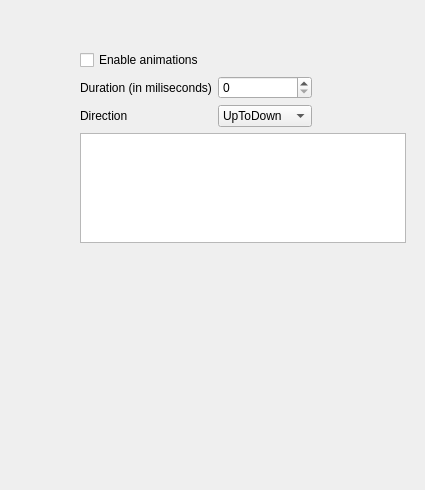
      <widget class="QWidget" name="pageSettingsAnimations">
       <widget class="QWidget" name="verticalLayoutWidget">
        <property name="geometry">
         <rect>
          <x>70</x>
          <y>40</y>
          <width>346</width>
          <height>441</height>
         </rect>
        </property>
        <layout class="QVBoxLayout" name="layoutAnimationsSettings">
         <item>
          <layout class="QGridLayout" name="gridLayout">
           <item row="1" column="1" colspan="2">
            <widget class="QCheckBox" name="checkBoxEnableAnimations">
             <property name="sizePolicy">
              <sizepolicy hsizetype="Preferred" vsizetype="Fixed">
               <horstretch>0</horstretch>
               <verstretch>0</verstretch>
              </sizepolicy>
             </property>
             <property name="text">
              <string>Enable animations</string>
             </property>
             <property name="checked">
              <bool>false</bool>
             </property>
            </widget>
           </item>
           <item row="2" column="1">
            <widget class="QLabel" name="label">
             <property name="text">
              <string>Duration (in miliseconds)</string>
             </property>
            </widget>
           </item>
           <item row="2" column="2">
            <widget class="QSpinBox" name="spinBoxAnimationDuration">
             <property name="sizePolicy">
              <sizepolicy hsizetype="Preferred" vsizetype="Fixed">
               <horstretch>0</horstretch>
               <verstretch>0</verstretch>
              </sizepolicy>
             </property>
             <property name="maximum">
              <number>99999</number>
             </property>
            </widget>
           </item>
           <item row="3" column="2">
            <widget class="QComboBox" name="comboBoxAnimationDirection">
             <item>
              <property name="text">
               <string>UpToDown</string>
              </property>
             </item>
             <item>
              <property name="text">
               <string>DownToUp</string>
              </property>
             </item>
             <item>
              <property name="text">
               <string>LeftToRight</string>
              </property>
             </item>
             <item>
              <property name="text">
               <string>RightToLeft</string>
              </property>
             </item>
            </widget>
           </item>
           <item row="5" column="0">
            <spacer name="horizontalSpacer">
             <property name="orientation">
              <enum>Qt::Horizontal</enum>
             </property>
             <property name="sizeType">
              <enum>QSizePolicy::Fixed</enum>
             </property>
             <property name="sizeHint" stdset="0">
              <size>
               <width>10</width>
               <height>20</height>
              </size>
             </property>
            </spacer>
           </item>
           <item row="5" column="1" colspan="3">
            <widget class="QListWidget" name="listWidgetCurvePicker">
             <property name="maximumSize">
              <size>
               <width>16777215</width>
               <height>110</height>
              </size>
             </property>
             <property name="editTriggers">
              <set>QAbstractItemView::NoEditTriggers</set>
             </property>
             <property name="verticalScrollMode">
              <enum>QAbstractItemView::ScrollPerPixel</enum>
             </property>
             <property name="horizontalScrollMode">
              <enum>QAbstractItemView::ScrollPerPixel</enum>
             </property>
             <property name="movement">
              <enum>QListView::Static</enum>
             </property>
             <property name="flow">
              <enum>QListView::LeftToRight</enum>
             </property>
             <property name="isWrapping" stdset="0">
              <bool>false</bool>
             </property>
             <property name="viewMode">
              <enum>QListView::IconMode</enum>
             </property>
            </widget>
           </item>
           <item row="5" column="4">
            <spacer name="horizontalSpacer_2">
             <property name="orientation">
              <enum>Qt::Horizontal</enum>
             </property>
             <property name="sizeType">
              <enum>QSizePolicy::Fixed</enum>
             </property>
             <property name="sizeHint" stdset="0">
              <size>
               <width>10</width>
               <height>20</height>
              </size>
             </property>
            </spacer>
           </item>
           <item row="6" column="3">
            <spacer name="verticalSpacer_2">
             <property name="orientation">
              <enum>Qt::Vertical</enum>
             </property>
             <property name="sizeType">
              <enum>QSizePolicy::Fixed</enum>
             </property>
             <property name="sizeHint" stdset="0">
              <size>
               <width>20</width>
               <height>10</height>
              </size>
             </property>
            </spacer>
           </item>
           <item row="0" column="2">
            <spacer name="verticalSpacer">
             <property name="orientation">
              <enum>Qt::Vertical</enum>
             </property>
             <property name="sizeType">
              <enum>QSizePolicy::Fixed</enum>
             </property>
             <property name="sizeHint" stdset="0">
              <size>
               <width>20</width>
               <height>10</height>
              </size>
             </property>
            </spacer>
           </item>
           <item row="3" column="1">
            <widget class="QLabel" name="label_3">
             <property name="text">
              <string>Direction</string>
             </property>
            </widget>
           </item>
           <item row="2" column="3">
            <spacer name="horizontalSpacer_3">
             <property name="orientation">
              <enum>Qt::Horizontal</enum>
             </property>
             <property name="sizeHint" stdset="0">
              <size>
               <width>40</width>
               <height>20</height>
              </size>
             </property>
            </spacer>
           </item>
          </layout>
         </item>
         <item>
          <spacer name="verticalSpacer_3">
           <property name="orientation">
            <enum>Qt::Vertical</enum>
           </property>
           <property name="sizeHint" stdset="0">
            <size>
             <width>20</width>
             <height>40</height>
            </size>
           </property>
          </spacer>
         </item>
        </layout>
       </widget>
      </widget>
